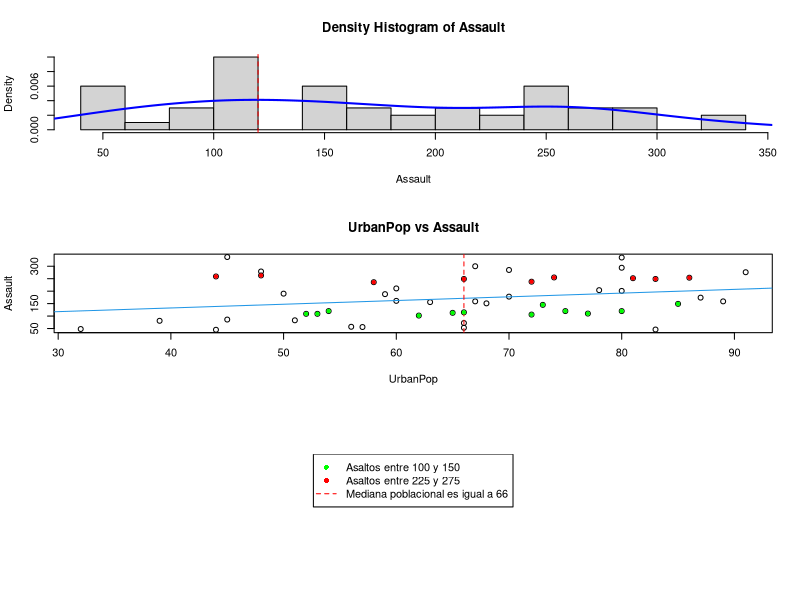

This chart was generated by the following R code:
attach(USArrests)

library(modeest)
par(mfrow=c(3,1))

#Calcular moda
moda=mlv(Assault, method = "mfv")[1]
moda
#Calcular mediana de la poblacion
population.median <- median(UrbanPop)

hist(Assault, main = "Density Histogram of Assault", freq=FALSE,
     xlab = "Assault", breaks = 12)
lines(density(Assault), col="blue", lwd=2)
abline(v=moda, col = "red", lty = 2)


# Plot
plot(UrbanPop,Assault,main="UrbanPop vs Assault")
abline(lm(Assault~UrbanPop),col=4)
abline(v=population.median, col = "red", lty = 2)
points(UrbanPop[Assault >= 100 & Assault <= 150], 
       Assault[Assault >= 100 & Assault <= 150],col="green",pch=20 )
points(UrbanPop[Assault >= 225 & Assault <= 275], 
       Assault[Assault >= 225 & Assault <= 275],col="red",pch=20 )


plot.new()
legend("top", c("Asaltos entre 100 y 150","Asaltos entre 225 y 275", "Mediana poblacional es igual a 66"),
       pch=c(16, 16,NA),  lty = c(NA,NA,2),col=c("green", "red", "red"))
